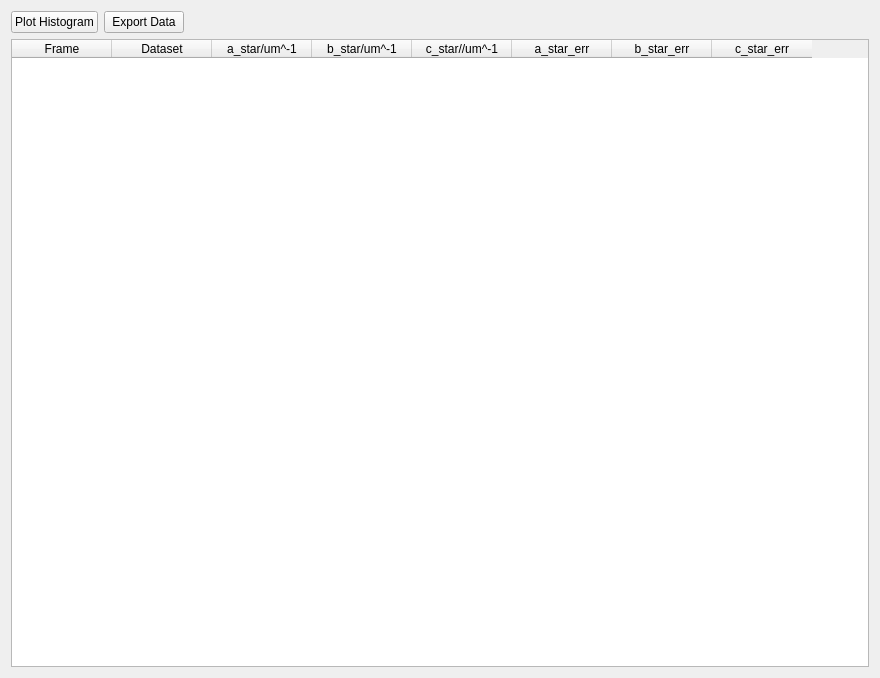
<?xml version="1.0" encoding="UTF-8"?>
<ui version="4.0">
 <class>Dialog</class>
 <widget class="QDialog" name="Dialog">
  <property name="geometry">
   <rect>
    <x>0</x>
    <y>0</y>
    <width>880</width>
    <height>678</height>
   </rect>
  </property>
  <property name="sizePolicy">
   <sizepolicy hsizetype="Expanding" vsizetype="Expanding">
    <horstretch>0</horstretch>
    <verstretch>0</verstretch>
   </sizepolicy>
  </property>
  <property name="font">
   <font>
    <family>Arial</family>
   </font>
  </property>
  <property name="windowTitle">
   <string>Stream Table</string>
  </property>
  <layout class="QVBoxLayout" name="verticalLayout_2">
   <item>
    <layout class="QVBoxLayout" name="verticalLayout">
     <item>
      <layout class="QHBoxLayout" name="horizontalLayout">
       <item>
        <widget class="QPushButton" name="plotHistButton">
         <property name="text">
          <string>Plot Histogram</string>
         </property>
        </widget>
       </item>
       <item>
        <widget class="QPushButton" name="exportDataButton">
         <property name="enabled">
          <bool>true</bool>
         </property>
         <property name="text">
          <string>Export Data</string>
         </property>
        </widget>
       </item>
       <item>
        <widget class="QPushButton" name="pushButton">
         <property name="enabled">
          <bool>true</bool>
         </property>
         <property name="maximumSize">
          <size>
           <width>77</width>
           <height>16777215</height>
          </size>
         </property>
         <property name="styleSheet">
          <string notr="true">background-color:transparent;border:0;</string>
         </property>
         <property name="text">
          <string/>
         </property>
         <property name="default">
          <bool>true</bool>
         </property>
        </widget>
       </item>
       <item>
        <spacer name="horizontalSpacer">
         <property name="orientation">
          <enum>Qt::Horizontal</enum>
         </property>
         <property name="sizeHint" stdset="0">
          <size>
           <width>40</width>
           <height>20</height>
          </size>
         </property>
        </spacer>
       </item>
      </layout>
     </item>
     <item>
      <widget class="QTableWidget" name="table">
       <property name="enabled">
        <bool>true</bool>
       </property>
       <property name="focusPolicy">
        <enum>Qt::WheelFocus</enum>
       </property>
       <attribute name="horizontalHeaderCascadingSectionResizes">
        <bool>false</bool>
       </attribute>
       <attribute name="horizontalHeaderStretchLastSection">
        <bool>false</bool>
       </attribute>
       <attribute name="verticalHeaderVisible">
        <bool>false</bool>
       </attribute>
       <column>
        <property name="text">
         <string>Frame</string>
        </property>
       </column>
       <column>
        <property name="text">
         <string>Dataset</string>
        </property>
       </column>
       <column>
        <property name="text">
         <string>a_star/um^-1</string>
        </property>
       </column>
       <column>
        <property name="text">
         <string>b_star/um^-1</string>
        </property>
       </column>
       <column>
        <property name="text">
         <string>c_star//um^-1</string>
        </property>
       </column>
       <column>
        <property name="text">
         <string>a_star_err</string>
        </property>
       </column>
       <column>
        <property name="text">
         <string>b_star_err</string>
        </property>
       </column>
       <column>
        <property name="text">
         <string>c_star_err</string>
        </property>
       </column>
      </widget>
     </item>
    </layout>
   </item>
  </layout>
 </widget>
 <resources/>
 <connections/>
</ui>
